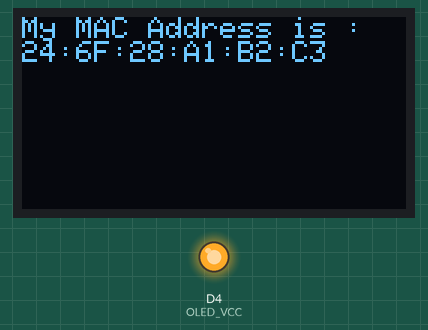
This sketch was run on a simulated ESP8266 (NodeMCU). Shown: 128×64 one-colour display, output pins drawn as LEDs (lit = HIGH). The display library's start-up logo is not drawn.

Above: at 0.3 s.

The sketch:

_02_Screen.ino
```cpp
#include <ESP8266WiFi.h>          //https://github.com/esp8266/Arduino

#include <SPI.h>
#include <Wire.h>
#include <Adafruit_GFX.h>
#include <Adafruit_SSD1306.h>

#define OLED_VCC   D4
#define OLED_MOSI  D2
#define OLED_CLK   D3
#define OLED_DC    3
#define OLED_CS    -1
#define OLED_RESET D1
Adafruit_SSD1306 display(OLED_MOSI, OLED_CLK, OLED_DC, OLED_RESET, OLED_CS);

void printMacAddress() {
       byte mac[6];
       WiFi.macAddress(mac);
       display.print(mac[0], HEX);
       display.print(":");
       display.print(mac[1], HEX);
       display.print(":");
       display.print(mac[2], HEX);
       display.print(":");
       display.print(mac[3], HEX);
       display.print(":");
       display.print(mac[4], HEX);
       display.print(":");
       display.println(mac[5], HEX);
}

void setup() {
       pinMode(OLED_VCC, OUTPUT);
       digitalWrite(OLED_VCC, HIGH);

       // put your setup code here, to run once:
       Serial.begin(115200);

       // by default, we'll generate the high voltage from the 3.3v line internally! (neat!)
       display.begin(SSD1306_SWITCHCAPVCC, 0x3C);  // initialize with the I2C addr 0x3C (for the 64x48)
       display.display();
       delay(200);

       // Clear the buffer.
       display.clearDisplay();

       // text display tests
       display.setTextSize(1);
       display.setTextColor(WHITE);
       display.setCursor(0, 0);
       display.println("My MAC Address is : ");
       printMacAddress();
       display.display();
}

void loop()
{

}
```
